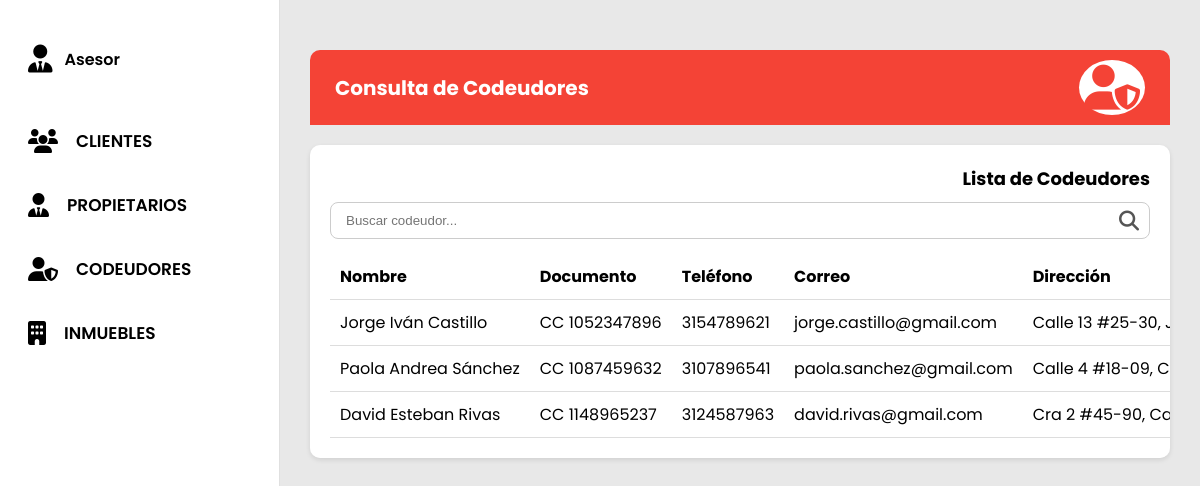
Screenshot of /View/advisor_codeudores.php with the database file from the repository.
### tables this page shows
CREATE TABLE `PERSON` (
    `personId` int(11) NOT NULL AUTO_INCREMENT,
    `personCategory` varchar(50) DEFAULT NULL COMMENT 'Owner, Tenant, Co-Debtor',
    `fullName` varchar(255) DEFAULT NULL,
    `documentCategory` varchar(10) DEFAULT NULL COMMENT 'ID, TI, CE, PAS, etc.',
    `documentIdentifier` varchar(50) DEFAULT NULL,
    `address` varchar(255) DEFAULT NULL,
    `phoneNumber` varchar(50) DEFAULT NULL,
    `phonePrefix` varchar(100) DEFAULT NULL COMMENT 'e.g. +57, +1, +34, etc.',
    `emailAddress` varchar(255) DEFAULT NULL,
    PRIMARY KEY (`personId`)
);

### Model/conexions.php (called while the page is built, shortened)
<?php
class Conexion {
    private $server = "localhost";
    private $user = "root";
    private $pass = "";
    private $db = "aphia_p";
    private $conexion;
    public function __construct() {
        $this->conexion = new mysqli($this->server, $this->user, $this->pass, $this->db);
    }
    public function conectar() {
        return $this->conexion;
    }
}
?>

### Model/codeudorModel.php (called while the page is built, shortened)
<?php
require_once __DIR__ . '/../Model/conexions.php';
class CodeudorModel {
    private $conn;
    public function __construct() {
        $database = new Conexion();
        $this->conn = $database->conectar();
    }
    public function obtenerTodos() {
        $sql = "SELECT * FROM PERSON WHERE personCategory = 'Codeudor'";
        return $this->conn->query($sql)->fetch_all(MYSQLI_ASSOC);
    }
}

### Controller/AdvisorCodeudorController.php (called while the page is built)
<?php
require_once __DIR__ . '/../Model/codeudorModel.php';
class AdvisorCodeudorController {
    private $model;
    public function __construct() {
        $this->model = new CodeudorModel();
    }
    public function listar() {
        return $this->model->obtenerTodos();
    }
}

### View/advisor_codeudores.php (the view, shortened to what this page needs)
<?php
require_once __DIR__ . '/../Controller/AdvisorCodeudorController.php';
$controller = new AdvisorCodeudorController();
$codeudores = $controller->listar();
?>
<!DOCTYPE html>
<html lang="es">
<head>
  <link rel="stylesheet" href="Styles/style_administrator_dashboard.css">
  <link rel="stylesheet" href="Styles/registro_cliente.css">
  <link rel="stylesheet" href="https://cdnjs.cloudflare.com/ajax/libs/font-awesome/6.5.0/css/all.min.css">
</head>
<body>
  <div class="container">
    <aside class="sidebar">
      <div class="user"><i class="fa-solid fa-user-tie"></i><span>Asesor</span></div>
      <nav class="menu">
        <a href="advisor_clientes.php"><i class="fas fa-users"></i><span>CLIENTES</span></a>
        <a href="advisor_propietarios.php"><i class="fas fa-user-tie"></i><span>PROPIETARIOS</span></a>
        <a href="#" class="activo"><i class="fas fa-user-shield"></i><span>CODEUDORES</span></a>
        <a href="advisor_inmuebles.php"><i class="fas fa-building"></i><span>INMUEBLES</span></a>
      </nav>
    </aside>
    <main class="main-content">
      <div class="contenedor">
        <div class="header">
          <div>Consulta de Codeudores</div>
          <div class="icono"><i class="fa-solid fa-user-shield"></i></div>
        </div>
        <div class="listado">
          <h2>Lista de Codeudores</h2>
          <div class="buscador">
            <input type="text" id="buscador-codeudores" placeholder="Buscar codeudor...">
            <i class="fa-solid fa-magnifying-glass"></i>
          </div>
          <table>
            <thead>
              <tr>
                <th>Nombre</th>
                <th>Documento</th>
                <th>Teléfono</th>
                <th>Correo</th>
                <th>Dirección</th>
              </tr>
            </thead>
            <tbody>
              <?php if (!empty($codeudores)): ?>
                <?php foreach ($codeudores as $c): ?>
                  <tr>
                    <td><?= htmlspecialchars($c['fullName']) ?></td>
                    <td><?= htmlspecialchars($c['documentCategory']) . ' ' . htmlspecialchars($c['documentIdentifier']) ?></td>
                    <td><?= htmlspecialchars($c['phoneNumber']) ?></td>
                    <td><?= htmlspecialchars($c['emailAddress']) ?></td>
                    <td><?= htmlspecialchars($c['address']) ?></td>
                  </tr>
                <?php endforeach; ?>
              <?php else: ?>
                <tr>
                  <td colspan="6">No hay codeudores registrados</td>
                </tr>
              <?php endif; ?>
            </tbody>
          </table>
        </div>
      </div>
    </main>
  </div>
</body>
</html>

### View/Styles/style_administrator_dashboard.css (style rules this page uses)
* { margin: 0; padding: 0; box-sizing: border-box; }
body { font-family: "Poppins", Arial, sans-serif; height: 100vh; overflow: hidden; }
.container { display: flex; height: 100vh; width: 100%; }
.sidebar { width: 280px; background-color: #fff; display: flex; flex-direction: column; align-items: flex-start; padding: 45px 25px; border-right: 1px solid #e0e0e0; gap: 55px; flex-shrink: 0; }
.user { display: flex; align-items: center; gap: 12px; font-weight: 600; font-size: 16px; color: #000; padding-left: 3px; }
.user i { font-size: 28px; color: #000; }
.menu { display: flex; flex-direction: column; gap: 38px; width: 100%; }
.menu a { display: flex; align-items: center; gap: 18px; font-size: 17px; font-weight: 600; color: #000; text-decoration: none; transition: all 0.3s ease; padding-left: 3px; }
.menu a i { font-size: 24px; color: #000; z-index: 2; }
.main-content { flex: 1; position: relative; height: 100vh; overflow: hidden; background-color: #e8e8e8; display: flex; align-items: center; justify-content: center; }

### View/Styles/registro_cliente.css (style rules this page uses)
* { margin: 0; padding: 0; box-sizing: border-box; }
body { font-family: "Poppins", Arial, sans-serif; height: 100vh; overflow: hidden; background-color: #f44336; }
.container { display: flex; height: 100vh; width: 100%; }
.sidebar { width: 280px; background-color: #fff; display: flex; flex-direction: column; align-items: flex-start; padding: 45px 25px; border-right: 1px solid #e0e0e0; gap: 55px; flex-shrink: 0; }
.user { display: flex; align-items: center; gap: 12px; font-weight: 600; font-size: 16px; color: #000; padding-left: 3px; }
.user i { font-size: 28px; color: #000; }
.menu { display: flex; flex-direction: column; gap: 38px; width: 100%; }
.menu a { display: flex; align-items: center; gap: 18px; font-size: 17px; font-weight: 600; color: #000; text-decoration: none; transition: all 0.3s ease; padding-left: 3px; }
.menu a i { font-size: 24px; color: #000; z-index: 2; }
.main-content { flex: 1; position: relative; height: 100vh; overflow-y: auto; background-color: #e8e8e8; display: flex; align-items: flex-start; justify-content: center; padding: 30px 0; }
.contenedor { width: 100%; display: flex; flex-direction: column; align-items: stretch; padding: 20px 30px; box-sizing: border-box; }
.header { display: flex; justify-content: space-between; align-items: center; width: 100%; max-width: none; padding: 10px 25px; background-color: #f44336; color: #fff; font-weight: bold; font-size: 20px; border-radius: 10px 10px 0 0; }
.header .icono i { font-size: 45px; background: #fff; color: #f44336; border-radius: 50%; padding: 5px; }
.listado { background-color: #fff; width: 100%; max-width: none; margin-top: 20px; padding: 20px; border-radius: 10px; box-shadow: 0 2px 5px rgba(0, 0, 0, 0.1); overflow-x: auto; }
.listado h2 { text-align: right; font-size: 18px; margin: 0 0 10px 0; }
.buscador { display: flex; align-items: center; border: 1px solid #ccc; border-radius: 8px; padding: 5px 10px; margin-bottom: 15px; min-width: 250px; }
.buscador input { border: none; outline: none; flex: 1; padding: 5px; }
.buscador i { font-size: 20px; color: #555; }
.listado table { width: 100%; border-collapse: collapse; min-width: 600px; }
th, td { border-bottom: 1px solid #ddd; padding: 10px; text-align: left; white-space: nowrap; }
th { font-weight: bold; }

### rows the page displays
person: fullName "Jorge Iván Castillo", documentCategory "CC", documentIdentifier "1052347896", phoneNumber "3154789621", emailAddress "jorge.castillo@gmail.com", address "Calle 13 #25-30,…"
person: fullName "Paola Andrea Sánchez", documentCategory "CC", documentIdentifier "1087459632", phoneNumber "3107896541", emailAddress "paola.sanchez@gmail.com", address "Calle 4 #18-09,…"
person: fullName "David Esteban Rivas", documentCategory "CC", documentIdentifier "1148965237", phoneNumber "3124587963", emailAddress "david.rivas@gmail.com", address "Cra 2 #45-90,…"
